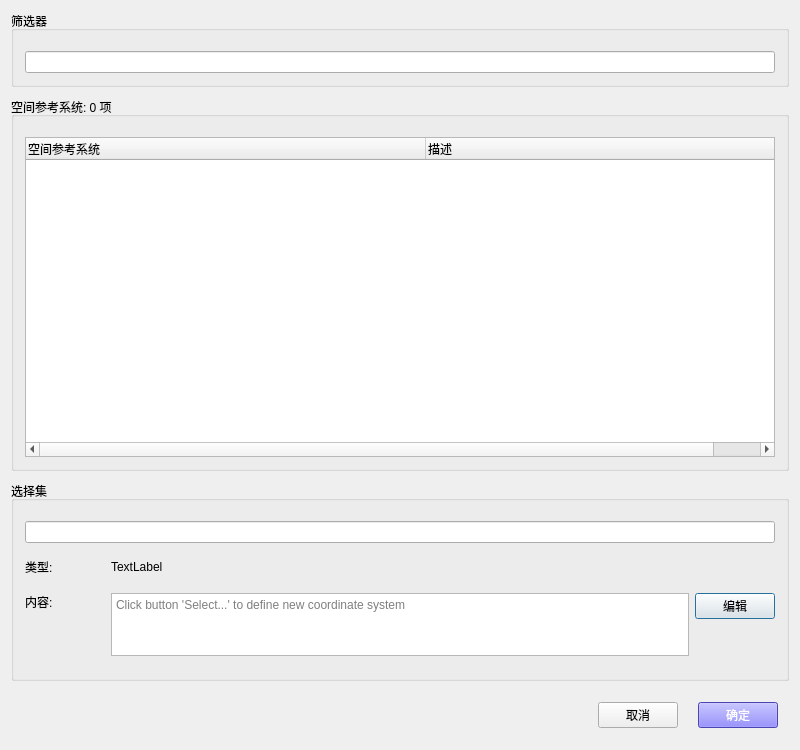
<?xml version="1.0" encoding="UTF-8"?>
<ui version="4.0">
 <class>SRSWindow</class>
 <widget class="QDialog" name="SRSWindow">
  <property name="geometry">
   <rect>
    <x>0</x>
    <y>0</y>
    <width>800</width>
    <height>750</height>
   </rect>
  </property>
  <property name="sizePolicy">
   <sizepolicy hsizetype="Preferred" vsizetype="Expanding">
    <horstretch>0</horstretch>
    <verstretch>0</verstretch>
   </sizepolicy>
  </property>
  <property name="minimumSize">
   <size>
    <width>800</width>
    <height>750</height>
   </size>
  </property>
  <property name="windowTitle">
   <string>空间参考系统数据库</string>
  </property>
  <property name="styleSheet">
   <string notr="true">QPushButton#btnOk {color: #ffffff; background-color: #675ffe; } </string>
  </property>
  <layout class="QVBoxLayout" name="verticalLayout">
   <property name="spacing">
    <number>6</number>
   </property>
   <property name="leftMargin">
    <number>0</number>
   </property>
   <property name="topMargin">
    <number>0</number>
   </property>
   <property name="rightMargin">
    <number>0</number>
   </property>
   <property name="bottomMargin">
    <number>0</number>
   </property>
   <item>
    <widget class="QWidget" name="widgetMain" native="true">
     <layout class="QVBoxLayout" name="verticalLayout_2">
      <property name="spacing">
       <number>10</number>
      </property>
      <item>
       <widget class="QGroupBox" name="groupBox_3">
        <property name="sizePolicy">
         <sizepolicy hsizetype="Preferred" vsizetype="Preferred">
          <horstretch>0</horstretch>
          <verstretch>0</verstretch>
         </sizepolicy>
        </property>
        <property name="title">
         <string>筛选器</string>
        </property>
        <layout class="QVBoxLayout" name="verticalLayout_3">
         <item>
          <layout class="QVBoxLayout" name="verticalLayout_10">
           <property name="topMargin">
            <number>9</number>
           </property>
           <item>
            <widget class="QLineEdit" name="lineEditFilter">
             <property name="maxLength">
              <number>100</number>
             </property>
            </widget>
           </item>
          </layout>
         </item>
        </layout>
       </widget>
      </item>
      <item>
       <widget class="QGroupBox" name="groupBoxRS">
        <property name="sizePolicy">
         <sizepolicy hsizetype="Preferred" vsizetype="Preferred">
          <horstretch>0</horstretch>
          <verstretch>0</verstretch>
         </sizepolicy>
        </property>
        <property name="title">
         <string>空间参考系统: 0 项</string>
        </property>
        <layout class="QVBoxLayout" name="verticalLayout_4">
         <property name="spacing">
          <number>10</number>
         </property>
         <item>
          <layout class="QVBoxLayout" name="verticalLayout_9">
           <property name="topMargin">
            <number>9</number>
           </property>
           <item>
            <widget class="QTreeWidget" name="treeWidget">
             <property name="sizePolicy">
              <sizepolicy hsizetype="Expanding" vsizetype="Expanding">
               <horstretch>0</horstretch>
               <verstretch>0</verstretch>
              </sizepolicy>
             </property>
             <property name="editTriggers">
              <set>QAbstractItemView::NoEditTriggers</set>
             </property>
             <property name="selectionMode">
              <enum>QAbstractItemView::SingleSelection</enum>
             </property>
             <property name="rootIsDecorated">
              <bool>true</bool>
             </property>
             <property name="uniformRowHeights">
              <bool>false</bool>
             </property>
             <property name="headerHidden">
              <bool>false</bool>
             </property>
             <attribute name="headerCascadingSectionResizes">
              <bool>false</bool>
             </attribute>
             <attribute name="headerDefaultSectionSize">
              <number>400</number>
             </attribute>
             <attribute name="headerMinimumSectionSize">
              <number>400</number>
             </attribute>
             <column>
              <property name="text">
               <string>空间参考系统</string>
              </property>
             </column>
             <column>
              <property name="text">
               <string>描述</string>
              </property>
             </column>
            </widget>
           </item>
          </layout>
         </item>
        </layout>
       </widget>
      </item>
      <item>
       <widget class="QGroupBox" name="groupBox">
        <property name="sizePolicy">
         <sizepolicy hsizetype="Preferred" vsizetype="Expanding">
          <horstretch>0</horstretch>
          <verstretch>0</verstretch>
         </sizepolicy>
        </property>
        <property name="minimumSize">
         <size>
          <width>0</width>
          <height>200</height>
         </size>
        </property>
        <property name="maximumSize">
         <size>
          <width>16777215</width>
          <height>200</height>
         </size>
        </property>
        <property name="title">
         <string>选择集</string>
        </property>
        <layout class="QVBoxLayout" name="verticalLayout_5">
         <property name="spacing">
          <number>6</number>
         </property>
         <item>
          <layout class="QHBoxLayout" name="horizontalLayout_7">
           <property name="topMargin">
            <number>9</number>
           </property>
           <property name="bottomMargin">
            <number>0</number>
           </property>
           <item>
            <widget class="QLineEdit" name="lineEditSRS">
             <property name="font">
              <font>
               <weight>75</weight>
               <bold>true</bold>
              </font>
             </property>
             <property name="readOnly">
              <bool>true</bool>
             </property>
            </widget>
           </item>
          </layout>
         </item>
         <item>
          <layout class="QHBoxLayout" name="horizontalLayout_2">
           <property name="leftMargin">
            <number>0</number>
           </property>
           <property name="topMargin">
            <number>9</number>
           </property>
           <property name="rightMargin">
            <number>0</number>
           </property>
           <property name="bottomMargin">
            <number>0</number>
           </property>
           <item>
            <widget class="QLabel" name="label_2">
             <property name="minimumSize">
              <size>
               <width>80</width>
               <height>0</height>
              </size>
             </property>
             <property name="maximumSize">
              <size>
               <width>80</width>
               <height>16777215</height>
              </size>
             </property>
             <property name="text">
              <string>类型:</string>
             </property>
            </widget>
           </item>
           <item>
            <widget class="QLabel" name="labelType">
             <property name="sizePolicy">
              <sizepolicy hsizetype="Expanding" vsizetype="Preferred">
               <horstretch>0</horstretch>
               <verstretch>0</verstretch>
              </sizepolicy>
             </property>
             <property name="text">
              <string>TextLabel</string>
             </property>
            </widget>
           </item>
          </layout>
         </item>
         <item>
          <widget class="QStackedWidget" name="stackedWidget">
           <property name="currentIndex">
            <number>3</number>
           </property>
           <widget class="QWidget" name="page">
            <property name="sizePolicy">
             <sizepolicy hsizetype="Preferred" vsizetype="Expanding">
              <horstretch>0</horstretch>
              <verstretch>0</verstretch>
             </sizepolicy>
            </property>
            <layout class="QVBoxLayout" name="verticalLayout_6">
             <property name="leftMargin">
              <number>0</number>
             </property>
             <property name="rightMargin">
              <number>0</number>
             </property>
             <item>
              <layout class="QHBoxLayout" name="horizontalLayout_3">
               <item>
                <widget class="QLabel" name="label">
                 <property name="minimumSize">
                  <size>
                   <width>80</width>
                   <height>0</height>
                  </size>
                 </property>
                 <property name="maximumSize">
                  <size>
                   <width>80</width>
                   <height>16777215</height>
                  </size>
                 </property>
                 <property name="text">
                  <string>纬度:</string>
                 </property>
                </widget>
               </item>
               <item>
                <widget class="QLineEdit" name="editLat"/>
               </item>
              </layout>
             </item>
             <item>
              <layout class="QHBoxLayout" name="horizontalLayout_4">
               <item>
                <widget class="QLabel" name="label_3">
                 <property name="minimumSize">
                  <size>
                   <width>80</width>
                   <height>0</height>
                  </size>
                 </property>
                 <property name="maximumSize">
                  <size>
                   <width>80</width>
                   <height>16777215</height>
                  </size>
                 </property>
                 <property name="text">
                  <string>经度:</string>
                 </property>
                </widget>
               </item>
               <item>
                <widget class="QLineEdit" name="editLng"/>
               </item>
              </layout>
             </item>
             <item>
              <spacer name="verticalSpacer">
               <property name="orientation">
                <enum>Qt::Vertical</enum>
               </property>
               <property name="sizeHint" stdset="0">
                <size>
                 <width>20</width>
                 <height>40</height>
                </size>
               </property>
              </spacer>
             </item>
            </layout>
           </widget>
           <widget class="QWidget" name="page_2">
            <property name="minimumSize">
             <size>
              <width>0</width>
              <height>30</height>
             </size>
            </property>
            <property name="maximumSize">
             <size>
              <width>16777215</width>
              <height>30</height>
             </size>
            </property>
            <layout class="QVBoxLayout" name="verticalLayout_7">
             <property name="leftMargin">
              <number>0</number>
             </property>
             <property name="topMargin">
              <number>0</number>
             </property>
             <property name="rightMargin">
              <number>0</number>
             </property>
             <property name="bottomMargin">
              <number>0</number>
             </property>
             <item>
              <layout class="QHBoxLayout" name="horizontalLayout_5">
               <property name="leftMargin">
                <number>0</number>
               </property>
               <property name="topMargin">
                <number>0</number>
               </property>
               <property name="rightMargin">
                <number>0</number>
               </property>
               <property name="bottomMargin">
                <number>0</number>
               </property>
               <item>
                <widget class="QLabel" name="label_4">
                 <property name="minimumSize">
                  <size>
                   <width>80</width>
                   <height>0</height>
                  </size>
                 </property>
                 <property name="maximumSize">
                  <size>
                   <width>80</width>
                   <height>16777215</height>
                  </size>
                 </property>
                 <property name="text">
                  <string>基准:</string>
                 </property>
                </widget>
               </item>
               <item>
                <widget class="QLabel" name="labelDatum">
                 <property name="sizePolicy">
                  <sizepolicy hsizetype="Expanding" vsizetype="Preferred">
                   <horstretch>0</horstretch>
                   <verstretch>0</verstretch>
                  </sizepolicy>
                 </property>
                 <property name="text">
                  <string>TextLabel</string>
                 </property>
                </widget>
               </item>
              </layout>
             </item>
            </layout>
           </widget>
           <widget class="QWidget" name="page_3"/>
           <widget class="QWidget" name="page_4">
            <layout class="QHBoxLayout" name="horizontalLayout_6">
             <property name="leftMargin">
              <number>0</number>
             </property>
             <property name="rightMargin">
              <number>0</number>
             </property>
             <item>
              <widget class="QLabel" name="label_5">
               <property name="minimumSize">
                <size>
                 <width>80</width>
                 <height>0</height>
                </size>
               </property>
               <property name="maximumSize">
                <size>
                 <width>80</width>
                 <height>16777215</height>
                </size>
               </property>
               <property name="text">
                <string>内容:</string>
               </property>
               <property name="alignment">
                <set>Qt::AlignLeading|Qt::AlignLeft|Qt::AlignTop</set>
               </property>
              </widget>
             </item>
             <item>
              <widget class="QPlainTextEdit" name="plainTextEdit">
               <property name="enabled">
                <bool>true</bool>
               </property>
               <property name="readOnly">
                <bool>true</bool>
               </property>
               <property name="placeholderText">
                <string>Click button 'Select...' to define new coordinate system</string>
               </property>
              </widget>
             </item>
             <item>
              <layout class="QVBoxLayout" name="verticalLayout_8">
               <property name="leftMargin">
                <number>0</number>
               </property>
               <property name="topMargin">
                <number>0</number>
               </property>
               <property name="rightMargin">
                <number>0</number>
               </property>
               <property name="bottomMargin">
                <number>0</number>
               </property>
               <item>
                <widget class="QPushButton" name="btnEdit">
                 <property name="text">
                  <string>编辑</string>
                 </property>
                </widget>
               </item>
               <item>
                <spacer name="verticalSpacer_3">
                 <property name="orientation">
                  <enum>Qt::Vertical</enum>
                 </property>
                 <property name="sizeHint" stdset="0">
                  <size>
                   <width>20</width>
                   <height>40</height>
                  </size>
                 </property>
                </spacer>
               </item>
              </layout>
             </item>
            </layout>
           </widget>
          </widget>
         </item>
        </layout>
       </widget>
      </item>
      <item>
       <widget class="QWidget" name="widgetFoot" native="true">
        <property name="sizePolicy">
         <sizepolicy hsizetype="Preferred" vsizetype="Preferred">
          <horstretch>0</horstretch>
          <verstretch>0</verstretch>
         </sizepolicy>
        </property>
        <layout class="QHBoxLayout" name="horizontalLayout">
         <property name="spacing">
          <number>20</number>
         </property>
         <property name="sizeConstraint">
          <enum>QLayout::SetDefaultConstraint</enum>
         </property>
         <item>
          <spacer name="horizontalSpacer">
           <property name="orientation">
            <enum>Qt::Horizontal</enum>
           </property>
           <property name="sizeType">
            <enum>QSizePolicy::Expanding</enum>
           </property>
           <property name="sizeHint" stdset="0">
            <size>
             <width>40</width>
             <height>20</height>
            </size>
           </property>
          </spacer>
         </item>
         <item>
          <widget class="QPushButton" name="btnCancel">
           <property name="sizePolicy">
            <sizepolicy hsizetype="Fixed" vsizetype="Fixed">
             <horstretch>0</horstretch>
             <verstretch>0</verstretch>
            </sizepolicy>
           </property>
           <property name="minimumSize">
            <size>
             <width>80</width>
             <height>0</height>
            </size>
           </property>
           <property name="maximumSize">
            <size>
             <width>80</width>
             <height>16777215</height>
            </size>
           </property>
           <property name="text">
            <string>取消</string>
           </property>
           <property name="autoDefault">
            <bool>false</bool>
           </property>
          </widget>
         </item>
         <item>
          <widget class="QPushButton" name="btnOk">
           <property name="sizePolicy">
            <sizepolicy hsizetype="Fixed" vsizetype="Fixed">
             <horstretch>0</horstretch>
             <verstretch>0</verstretch>
            </sizepolicy>
           </property>
           <property name="minimumSize">
            <size>
             <width>80</width>
             <height>0</height>
            </size>
           </property>
           <property name="maximumSize">
            <size>
             <width>80</width>
             <height>16777215</height>
            </size>
           </property>
           <property name="text">
            <string>确定</string>
           </property>
           <property name="autoDefault">
            <bool>false</bool>
           </property>
           <property name="default">
            <bool>false</bool>
           </property>
          </widget>
         </item>
        </layout>
       </widget>
      </item>
     </layout>
    </widget>
   </item>
  </layout>
 </widget>
 <layoutdefault spacing="6" margin="11"/>
 <resources>
  <include location="../../QRenderBus.qrc"/>
 </resources>
 <connections>
  <connection>
   <sender>btnCancel</sender>
   <signal>clicked()</signal>
   <receiver>SRSWindow</receiver>
   <slot>reject()</slot>
   <hints>
    <hint type="sourcelabel">
     <x>681</x>
     <y>731</y>
    </hint>
    <hint type="destinationlabel">
     <x>740</x>
     <y>778</y>
    </hint>
   </hints>
  </connection>
  <connection>
   <sender>btnOk</sender>
   <signal>clicked()</signal>
   <receiver>SRSWindow</receiver>
   <slot>accept()</slot>
   <hints>
    <hint type="sourcelabel">
     <x>739</x>
     <y>724</y>
    </hint>
    <hint type="destinationlabel">
     <x>741</x>
     <y>803</y>
    </hint>
   </hints>
  </connection>
 </connections>
</ui>
